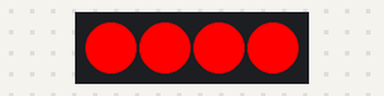
Bench run of a sketch on a simulated Arduino Uno, built with avr-gcc and run on an emulated ATmega328P. On the bench: 4 RGB LEDs in strip order, left to right.

Above: at 0.5 s.
At 1.5 s:
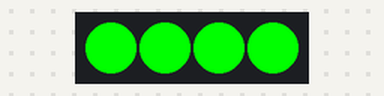
At 2.5 s:
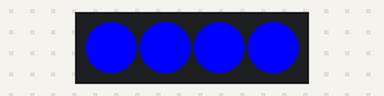
At 3.5 s:
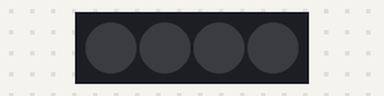
Timing chart, 0 to 5.2 s (numbered marks = the images above):
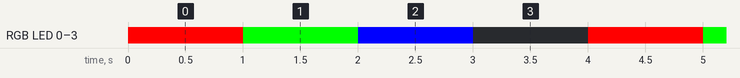

Measured:
- by itself, RGB LED 0–3: repeats every 4.0 s: RGB(0, 255, 0) 1.0 s, RGB(0, 0, 255) 1.0 s, off 1.0 s, RGB(255, 0, 0) 1.0 s
- by itself, everything shown: repeats every 4.0 s, in 4 steps

The sketch:

sketch.ino
```cpp
#include <Adafruit_NeoPixel.h>

#define PIN 6
#define NUMPIXELS 4

Adafruit_NeoPixel pixels(NUMPIXELS, PIN, NEO_GRB + NEO_KHZ800);

void setup() {
  pixels.begin();
  pixels.show(); // Turn off all LEDs
}

void loop() {
  // Red
  for (int i = 0; i < NUMPIXELS; i++) {
    pixels.setPixelColor(i, pixels.Color(255, 0, 0));
  }
  pixels.show();
  delay(1000);

  // Green
  for (int i = 0; i < NUMPIXELS; i++) {
    pixels.setPixelColor(i, pixels.Color(0, 255, 0));
  }
  pixels.show();
  delay(1000);

  // Blue
  for (int i = 0; i < NUMPIXELS; i++) {
    pixels.setPixelColor(i, pixels.Color(0, 0, 255));
  }
  pixels.show();
  delay(1000);

  // Off
  pixels.clear();
  pixels.show();
  delay(1000);
}
```
